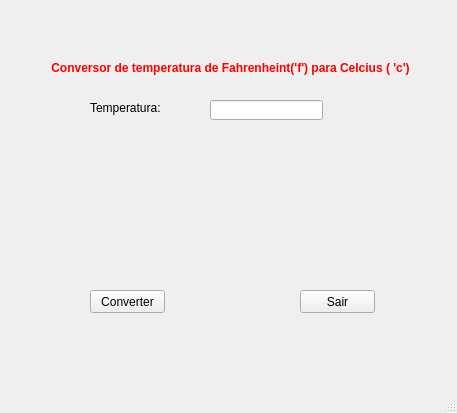
<?xml version="1.0" encoding="UTF-8"?>
<ui version="4.0">
 <class>Conversor</class>
 <widget class="QMainWindow" name="Conversor">
  <property name="geometry">
   <rect>
    <x>0</x>
    <y>0</y>
    <width>457</width>
    <height>413</height>
   </rect>
  </property>
  <property name="windowTitle">
   <string>Conversor F/C - versão 1</string>
  </property>
  <widget class="QWidget" name="centralwidget">
   <widget class="QPushButton" name="botao_converter">
    <property name="geometry">
     <rect>
      <x>90</x>
      <y>290</y>
      <width>75</width>
      <height>23</height>
     </rect>
    </property>
    <property name="text">
     <string>Converter</string>
    </property>
   </widget>
   <widget class="QPushButton" name="botao_sair">
    <property name="geometry">
     <rect>
      <x>300</x>
      <y>290</y>
      <width>75</width>
      <height>23</height>
     </rect>
    </property>
    <property name="text">
     <string>Sair</string>
    </property>
   </widget>
   <widget class="QLabel" name="label">
    <property name="geometry">
     <rect>
      <x>50</x>
      <y>60</y>
      <width>361</width>
      <height>16</height>
     </rect>
    </property>
    <property name="text">
     <string>&lt;html&gt;&lt;head/&gt;&lt;body&gt;&lt;p align=&quot;center&quot;&gt;&lt;span style=&quot; font-weight:600; color:#ff0000;&quot;&gt;Conversor de temperatura de Fahrenheint('f') para Celcius ( 'c')&lt;/span&gt;&lt;/p&gt;&lt;/body&gt;&lt;/html&gt;</string>
    </property>
   </widget>
   <widget class="QLineEdit" name="entrada_temp">
    <property name="geometry">
     <rect>
      <x>210</x>
      <y>100</y>
      <width>113</width>
      <height>20</height>
     </rect>
    </property>
   </widget>
   <widget class="QLabel" name="label_2">
    <property name="geometry">
     <rect>
      <x>90</x>
      <y>100</y>
      <width>91</width>
      <height>16</height>
     </rect>
    </property>
    <property name="text">
     <string>Temperatura:</string>
    </property>
   </widget>
  </widget>
  <widget class="QStatusBar" name="statusbar"/>
 </widget>
 <resources/>
 <connections>
  <connection>
   <sender>botao_sair</sender>
   <signal>clicked()</signal>
   <receiver>Conversor</receiver>
   <slot>close()</slot>
   <hints>
    <hint type="sourcelabel">
     <x>337</x>
     <y>301</y>
    </hint>
    <hint type="destinationlabel">
     <x>228</x>
     <y>206</y>
    </hint>
   </hints>
  </connection>
 </connections>
</ui>
